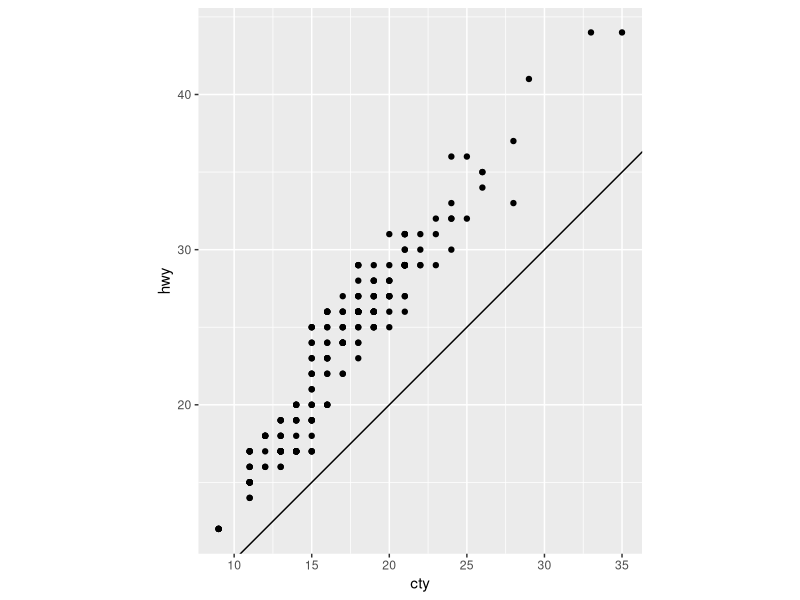

Write R code to recreate this figure.
## ---- chunk 1
knitr::opts_chunk$set(error=FALSE,warning=FALSE,message = FALSE)
## ---- chunk 2
library(tidyverse)
## ---- chunk 3
ggplot(data = mpg, mapping = aes(x = cty, y = hwy)) +
  geom_point() + 
  geom_abline() +
  coord_fixed()
